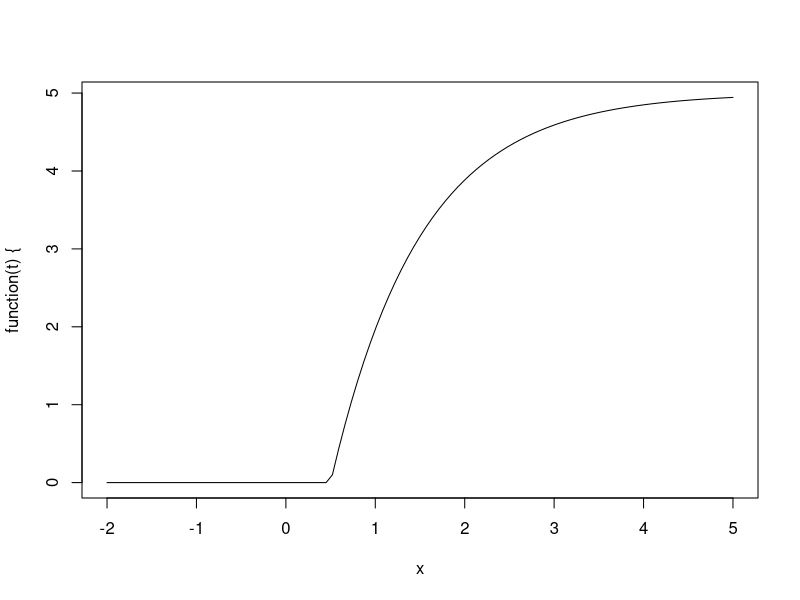

Here is the R script that generated this plot:
x <- -3
y <- 0
z <- 3

my_f <- function (x) {if(x < 0) {
  print("x is a negative number")
} else if(x == 0) {
  print("x is zero")
} else {
  print("x is a positive number")
}}

my_f(x)
my_f(y)
my_f(z)

install.packages("Z:/Downloads/satf_1.0.tar.gz", repos=NULL, dependencies=TRUE)

# SATF <- function(t, asymptote, invrate, intercept)
# (t >= intercept)*(asymptote*(1-exp(-1/invrate*(t-intercept))))

#asymptote*   ifelse(t > 0, (1-exp(-(slope)^(t-intercept))), 0)


satf <- function(t, intercept, slope, asymptote) {
  ifelse(t > intercept, asymptote*(1-exp(-slope*(t-intercept))), 0)
}

plot(function(t) {satf(t, 0.5, 1, 5)}, xlim=c(-2, 5))

?pnorm

p_yes_noise <- function(dprime, crit) {
  1 - pnorm(crit, mean = 0, sd = 1)
}

p_yes_signal <- function(dprime, crit) {
  1 - pnorm(crit, mean = dprime, sd = 1)
}

p_yes_noise(1, 0)
p_yes_signal(1, 0)

p_yes_dprime <- function(dprime, crit, is_signal) {
  1 - pnorm(crit, mean = is_signal*dprime, sd = 1)
}

dprime <- satf(seq(0, 4.5, 0.5), 0.5, 1, 5)
dprime

p_yes_dprime(dprime, 0.5*dprime, 0)

r_yes <- function(n, p_yes) {
  runif(n) <= p_yes
} 

x <- r_yes(20000, 0.3)
mean(x)

# random number generation uniform distribution
?runif